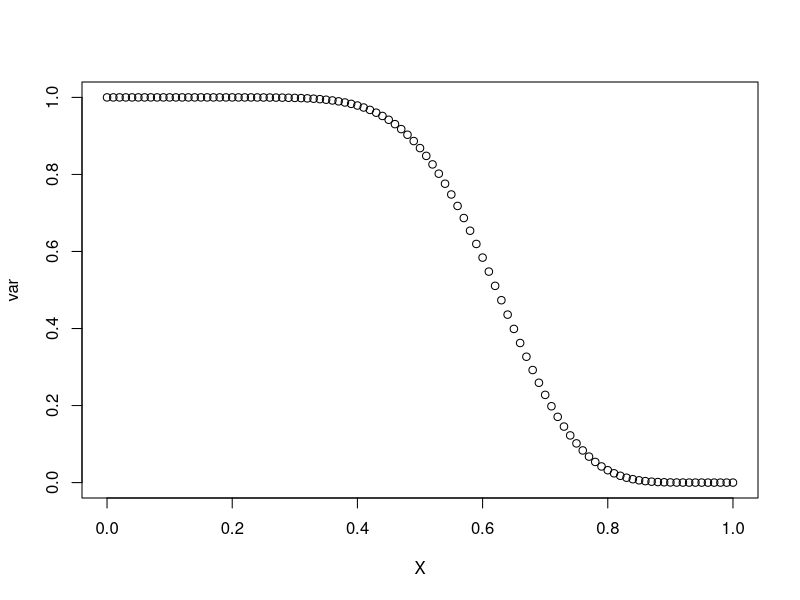

Source code (R):
test = function(n,p1,k){
  
  pbinom(k,n,p1)
  
}

X = seq(0,1,0.01)

var = test(20,seq(0,1,0.01),12)
plot(X,var)



n = 5